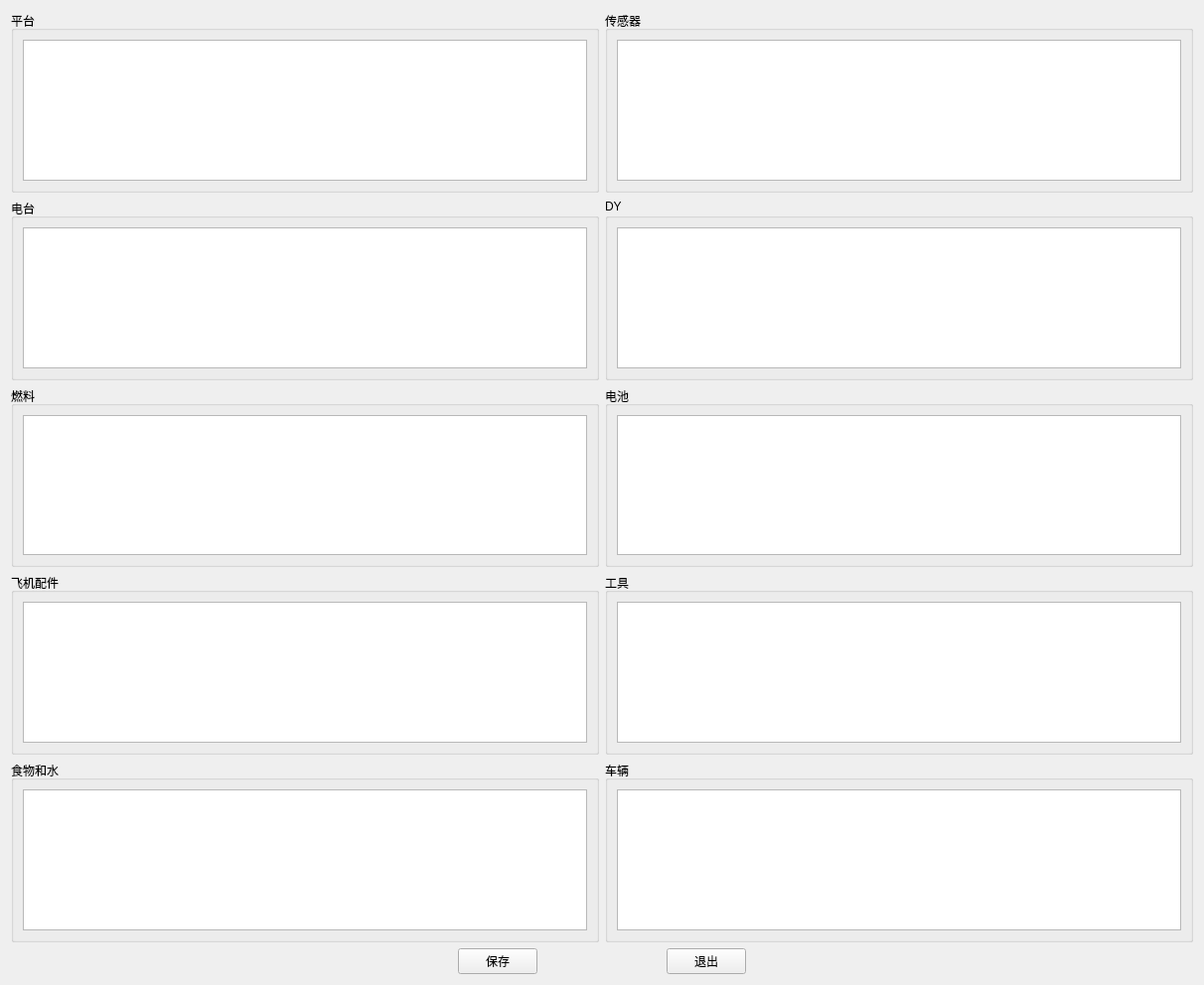
<?xml version="1.0" encoding="UTF-8"?>
<ui version="4.0">
 <class>IResourceCarryingPlanDialog</class>
 <widget class="QWidget" name="IResourceCarryingPlanDialog">
  <property name="geometry">
   <rect>
    <x>0</x>
    <y>0</y>
    <width>1212</width>
    <height>992</height>
   </rect>
  </property>
  <property name="windowTitle">
   <string>携行规划</string>
  </property>
  <layout class="QGridLayout" name="gridLayout_11">
   <item row="0" column="0" colspan="3">
    <widget class="QGroupBox" name="gbxPlat">
     <property name="title">
      <string>平台</string>
     </property>
     <layout class="QGridLayout" name="gridLayout">
      <item row="0" column="0">
       <widget class="QTableWidget" name="tbwPlat">
        <property name="contextMenuPolicy">
         <enum>Qt::CustomContextMenu</enum>
        </property>
       </widget>
      </item>
     </layout>
    </widget>
   </item>
   <item row="0" column="3" colspan="3">
    <widget class="QGroupBox" name="gbxSensor">
     <property name="title">
      <string>传感器</string>
     </property>
     <layout class="QGridLayout" name="gridLayout_2">
      <item row="0" column="0">
       <widget class="QTableWidget" name="tbwSensor">
        <property name="contextMenuPolicy">
         <enum>Qt::CustomContextMenu</enum>
        </property>
       </widget>
      </item>
     </layout>
    </widget>
   </item>
   <item row="1" column="0" colspan="3">
    <widget class="QGroupBox" name="gbxRadio">
     <property name="title">
      <string>电台</string>
     </property>
     <layout class="QGridLayout" name="gridLayout_3">
      <item row="0" column="0">
       <widget class="QTableWidget" name="tbwRadio">
        <property name="contextMenuPolicy">
         <enum>Qt::CustomContextMenu</enum>
        </property>
       </widget>
      </item>
     </layout>
    </widget>
   </item>
   <item row="1" column="3" colspan="3">
    <widget class="QGroupBox" name="gbxAmmo">
     <property name="title">
      <string>DY</string>
     </property>
     <layout class="QGridLayout" name="gridLayout_4">
      <item row="0" column="0">
       <widget class="QTableWidget" name="tbwAmmo">
        <property name="contextMenuPolicy">
         <enum>Qt::CustomContextMenu</enum>
        </property>
       </widget>
      </item>
     </layout>
    </widget>
   </item>
   <item row="2" column="0" colspan="3">
    <widget class="QGroupBox" name="gbxFuel">
     <property name="title">
      <string>燃料</string>
     </property>
     <layout class="QGridLayout" name="gridLayout_9">
      <item row="0" column="0">
       <widget class="QTableWidget" name="tbwFuel">
        <property name="contextMenuPolicy">
         <enum>Qt::CustomContextMenu</enum>
        </property>
       </widget>
      </item>
     </layout>
    </widget>
   </item>
   <item row="2" column="3" colspan="3">
    <widget class="QGroupBox" name="gbxBattery">
     <property name="title">
      <string>电池</string>
     </property>
     <layout class="QGridLayout" name="gridLayout_10">
      <item row="0" column="0">
       <widget class="QTableWidget" name="tbwBattery">
        <property name="contextMenuPolicy">
         <enum>Qt::CustomContextMenu</enum>
        </property>
       </widget>
      </item>
     </layout>
    </widget>
   </item>
   <item row="3" column="0" colspan="3">
    <widget class="QGroupBox" name="gbxUavParts">
     <property name="title">
      <string>飞机配件</string>
     </property>
     <layout class="QGridLayout" name="gridLayout_7">
      <item row="0" column="0">
       <widget class="QTableWidget" name="tbwUavParts">
        <property name="contextMenuPolicy">
         <enum>Qt::CustomContextMenu</enum>
        </property>
       </widget>
      </item>
     </layout>
    </widget>
   </item>
   <item row="3" column="3" colspan="3">
    <widget class="QGroupBox" name="gbxTools">
     <property name="title">
      <string>工具</string>
     </property>
     <layout class="QGridLayout" name="gridLayout_8">
      <item row="0" column="0">
       <widget class="QTableWidget" name="tbwTools">
        <property name="contextMenuPolicy">
         <enum>Qt::CustomContextMenu</enum>
        </property>
       </widget>
      </item>
     </layout>
    </widget>
   </item>
   <item row="4" column="0" colspan="3">
    <widget class="QGroupBox" name="gbxFoodWater">
     <property name="title">
      <string>食物和水</string>
     </property>
     <layout class="QGridLayout" name="gridLayout_6">
      <item row="0" column="0">
       <widget class="QTableWidget" name="tbwFoodWater">
        <property name="contextMenuPolicy">
         <enum>Qt::CustomContextMenu</enum>
        </property>
       </widget>
      </item>
     </layout>
    </widget>
   </item>
   <item row="4" column="3" colspan="3">
    <widget class="QGroupBox" name="gbxVehicle">
     <property name="title">
      <string>车辆</string>
     </property>
     <layout class="QGridLayout" name="gridLayout_5">
      <item row="0" column="0">
       <widget class="QTableWidget" name="tbwVehicle">
        <property name="contextMenuPolicy">
         <enum>Qt::CustomContextMenu</enum>
        </property>
       </widget>
      </item>
     </layout>
    </widget>
   </item>
   <item row="5" column="0">
    <spacer name="horizontalSpacer">
     <property name="orientation">
      <enum>Qt::Horizontal</enum>
     </property>
     <property name="sizeHint" stdset="0">
      <size>
       <width>210</width>
       <height>20</height>
      </size>
     </property>
    </spacer>
   </item>
   <item row="5" column="1">
    <widget class="QPushButton" name="pbtnSave">
     <property name="text">
      <string>保存</string>
     </property>
    </widget>
   </item>
   <item row="5" column="2" colspan="2">
    <spacer name="horizontalSpacer_3">
     <property name="orientation">
      <enum>Qt::Horizontal</enum>
     </property>
     <property name="sizeHint" stdset="0">
      <size>
       <width>118</width>
       <height>20</height>
      </size>
     </property>
    </spacer>
   </item>
   <item row="5" column="4">
    <widget class="QPushButton" name="pbtnClose">
     <property name="text">
      <string>退出</string>
     </property>
    </widget>
   </item>
   <item row="5" column="5">
    <spacer name="horizontalSpacer_2">
     <property name="orientation">
      <enum>Qt::Horizontal</enum>
     </property>
     <property name="sizeHint" stdset="0">
      <size>
       <width>210</width>
       <height>20</height>
      </size>
     </property>
    </spacer>
   </item>
  </layout>
 </widget>
 <resources/>
 <connections/>
</ui>
